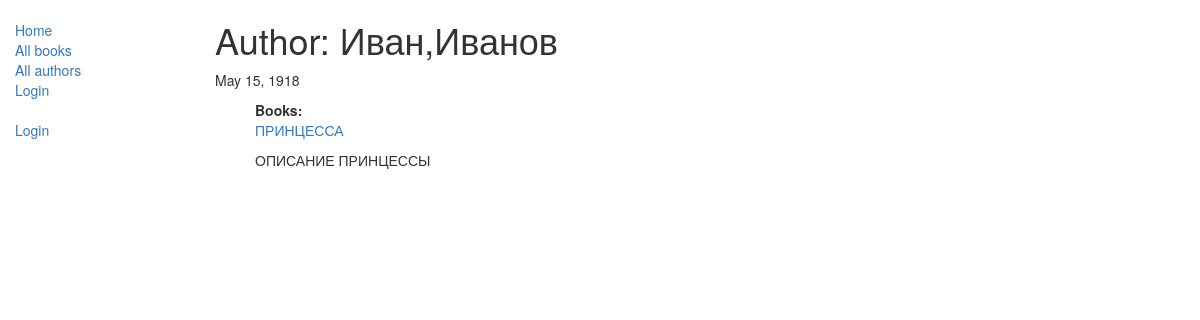
The page /catalog/author/1/ on the database as committed earlier.
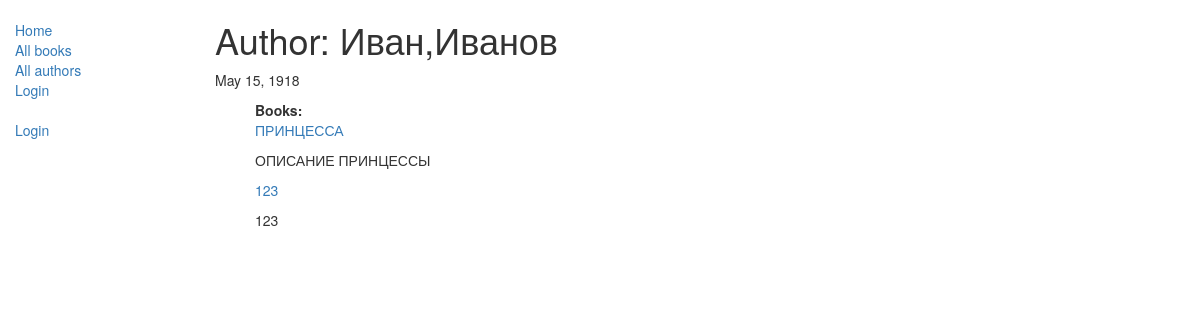
The same page on the database as committed later.
### catalog/models.py (models this page shows, shortened)
class Book(models.Model):
    title = models.CharField(max_length=200)
    author = models.ForeignKey('Author', on_delete=models.SET_NULL, null=True)
    summary = models.TextField(max_length=1000, help_text="Enter a brief description of the book")
    isbn = models.CharField('ISBN',max_length=13, help_text='13 Character <a href="https://www.isbn-international.org/content/what-isbn">ISBN number</a>')
    genre = models.ManyToManyField(Genre, help_text="Select a genre for this book")
    def display_genre(self):
        """
        Creates a string for the Genre. This is required to display genre in Admin.
        """
        return ', '.join([genre.name for genre in self.genre.all()[:3]])
    display_genre.short_description = 'Genre'
    def get_absolute_url(self):
        return reverse('book-detail', args=[str(self.id)])

### catalog/views.py (the view)
# urls.py: path('author/<int:pk>/', views.AuthorDetailView.as_view(), name='author-detail'),
class AuthorDetailView(generic.DetailView):
    model = Author

### catalog/templates/catalog/author_detail.html (shortened to what this page needs)
{% extends "base_generic.html" %}
{% block content %}
  <h1>Author: {{ author.first_name }},{{ author.last_name }} </h1>
  <p>{{ author.date_of_birth }}</p>
  <ul>
  <strong>Books:</strong>
      {% for book in author.book_set.all %}
      <p>
        <a href="{{ book.get_absolute_url }}">{{ book.title }}</a>
      </p>
      <p>{{ book.summary }}</p>
    {% empty %}
      <p>This author has no books in the library.</p>
    {% endfor %}
    </ul>
{% endblock %}

Rows that differ between the two databases and show on the page:
added Book: title "123", summary "123"
